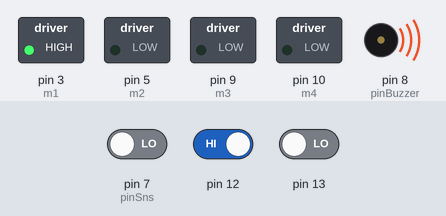
This sketch was run on a simulated Arduino Uno, built with avr-gcc and run on an emulated ATmega328P. On the bench: switched loads named in the sketch (green lamp = pin HIGH), buzzer (waves = sounding, pin HIGH). The test bench sets the inputs (shaded band); at power-on: pin 7 (pinSns) LOW, pin 12 HIGH, pin 13 LOW.

Above: at 0.1 s.
At 1.2 s:
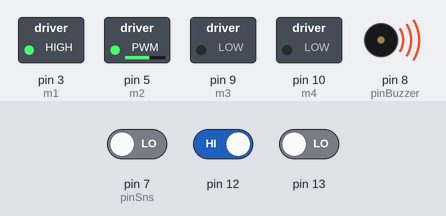
Timing chart, 0 to 0.2 s (numbered marks = the images above; inputs shaded):
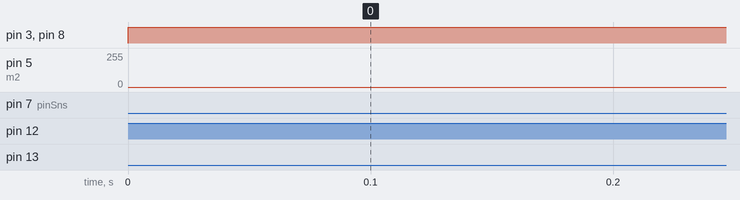

The sketch:

Prototype_Keseluruhan.ino
```cpp
#define m1 3
#define m2 5
#define m3 9
#define m4 10
const int pinSns = 7;
const int pinBuzzer = 8;
int data;
int arrow =0;
void setup() {

pinMode(m1,OUTPUT);
pinMode(m2,OUTPUT);
pinMode(m3,OUTPUT);
pinMode(m4,OUTPUT);
pinMode(12,INPUT);
pinMode(13,INPUT);
pinMode(pinSns, INPUT);
pinMode(pinBuzzer, OUTPUT);
}
void loop() {
// pembacaan sensor pada pin 12 dan 13

int lsensor=digitalRead(12);
int rsensor=digitalRead(13);
data = digitalRead(pinSns);
// jika data HIGH berarti gas tidak terdeteksi
if (data == HIGH) {
  // buzzer tidak berbunyi
  digitalWrite(pinBuzzer, LOW);
}
// jika data LOW berarti gas terdeteksi
if (data == LOW) {
  // buzzer berbunyi
  digitalWrite(pinBuzzer, HIGH);
}
if (data == LOW) {
   motorOut(0,0,2);
}
//logika robot menggunakan prinsip  AND
if((lsensor == LOW)&&(rsensor== HIGH))
{
// maju dengan kecepatan 100
motorOut(100,100,2);
}
if((lsensor== HIGH)&&(rsensor== LOW))
{
//belok kiri
motorOut(0,100,2);
}
if((lsensor==HIGH)&&(rsensor== HIGH))
{
motorOut(0,100,2);

//belok kiri
}
if((lsensor== LOW)&&(rsensor==LOW))
{
//belok kanan
motorOut(100,0,2);
}
}
//Fungsi untuk menggerakkan motor
void motorOut(unsigned char lpwm, unsigned char rpwm, int arrow){
//arrow =1 mundur, 2 maju,
if(arrow==1){
digitalWrite(m3,HIGH);
digitalWrite(m1,LOW);
analogWrite(m4,255-lpwm);
analogWrite(m2,rpwm);
}
else if (arrow==2)
{
digitalWrite(m3,LOW);
digitalWrite(m1,HIGH);
analogWrite(m4,lpwm);
analogWrite(m2,255-rpwm);
}

}
```
